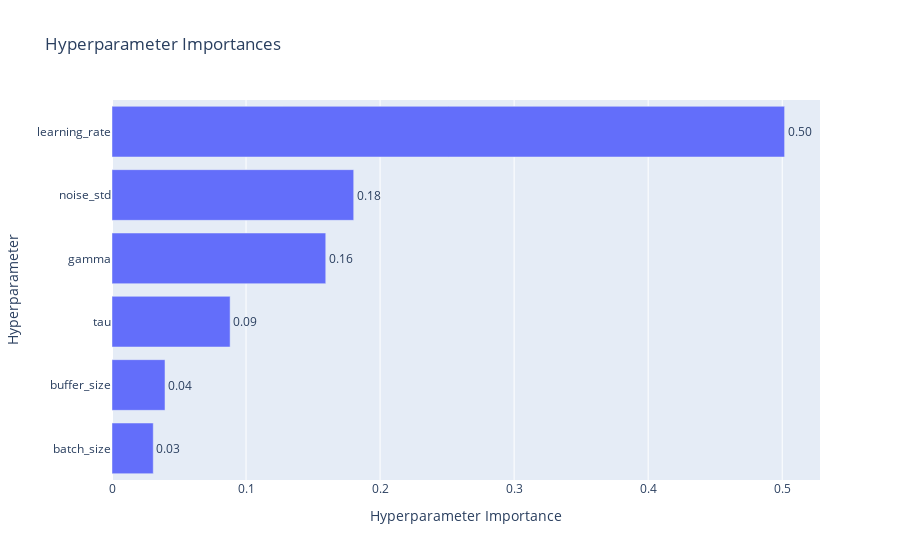

Notebook code cell kept with this figure:
### Markdown cell above
**Plot Hyperparameter Importance**

This plot estimates the relative importance of each hyperparameter based on how they affect the objective function.

### Code cell
from optuna.visualization import plot_param_importances

fig = plot_param_importances(study)
fig.show()

### Figure 1 — Plotly figure (JSON) as saved in the notebook; plotly's stock layout.template omitted (floating-point values rounded to 4 significant figures)
{"data": [{"cliponaxis": false, "hovertemplate": ["batch_size (CategoricalDistribution): 0.030775870981571<extra></extra>", "buffer_size (IntDistribution): 0.03953423227778932<extra></extra>", "tau (FloatDistribution): 0.08812286748314664<extra></extra>", "gamma (FloatDistribution): 0.15946240530127873<extra></extra>", "noise_std (FloatDistribution): 0.18032063613506527<extra></extra>", "learning_rate (FloatDistribution): 0.501783987821149<extra></extra>"], "name": "Objective Value", "orientation": "h", "text": ["0.03", "0.04", "0.09", "0.16", "0.18", "0.50"], "textposition": "outside", "type": "bar", "x": [0.03078, 0.03953, 0.08812, 0.1595, 0.1803, 0.5018], "y": ["batch_size", "buffer_size", "tau", "gamma", "noise_std", "learning_rate"]}], "layout": {"title": {"text": "Hyperparameter Importances"}, "xaxis": {"title": {"text": "Hyperparameter Importance"}}, "yaxis": {"title": {"text": "Hyperparameter"}}}}
